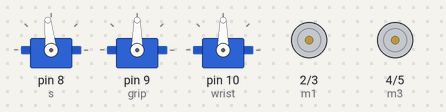
Simulated run of this sketch. Board: Arduino Uno, built with avr-gcc and run on an emulated ATmega328P. On the bench: 3 × servo, motor-driver pin pairs drawn as motors (green arrow = first pin HIGH = forward, orange = second pin HIGH = backward, longer = more drive).

Above: at 0.1 s.
At 1.6 s:
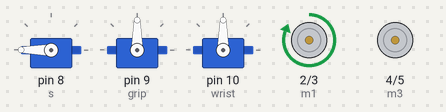
At 4.4 s:
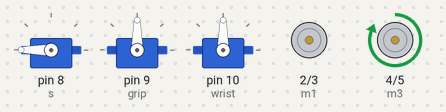
At 12.4 s:
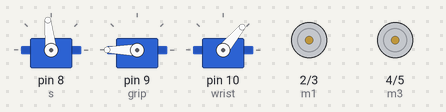
At 20.6 s:
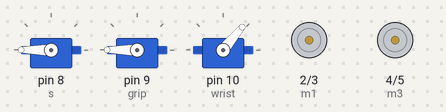
At 38.4 s:
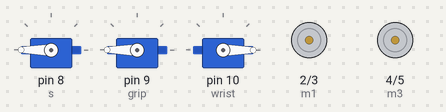
Timing chart, 0 to 40.0 s (numbered marks = the images above):
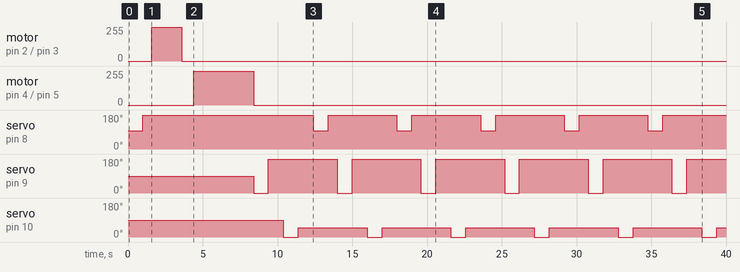

The sketch:

Final_Right_Arm.ino
```cpp
#include <Servo.h>
Servo s ;
Servo grip ;
Servo wrist ;
//variables
short int valRead = 0;

const int m1 = 2 ;
const int m2 = 3 ;
const int m3 = 4 ;
const int m4 = 5 ;


 int a = 1;
int b = 1 ;

void setup() {


  pinMode(m1, OUTPUT);
  pinMode(m2, OUTPUT);
  pinMode(m3, OUTPUT);
  pinMode(m4, OUTPUT);
  s.attach(8);// 9 10
  grip.attach(9);
  wrist.attach(10);


}

/*

   digitalWrite(m1,0);
    digitalWrite(m2,1);
     digitalWrite(m3,0);
      digitalWrite(m4,1);

  ///

  }
      digitalWrite(m1,0);
    digitalWrite(m2,0);
     digitalWrite(m3,0);
      digitalWrite(m4,0);

  //proportionality between input and output value
  while (valRead >= valTarget && abs(valRead - valTarget) >  diff_error) {
    valRead = (((float)analogRead(potMT) - minPot) / (maxPot - minPot)) * maxValIn;
    //run motor
   digitalWrite(m1,1);
    digitalWrite(m2,0);
     digitalWrite(m3,1);
      digitalWrite(m4,0);
  }
      digitalWrite(m1,0);
    digitalWrite(m2,0);
     digitalWrite(m3,0);
      digitalWrite(m4,0);
  }

  //loop

*/
void loop() {
  s.write(96);
  delay (1000);
  s.write(180);
  delay(96);
  delay(500);


  if (a == 1)
  {
    digitalWrite(m1, 1);
    digitalWrite(m2, 0);
    digitalWrite(m3, 0);
    digitalWrite(m4, 0);
    delay(2000);
    digitalWrite(m1, 0);
    digitalWrite(m2, 0);
    digitalWrite(m3, 0);
    digitalWrite(m4, 0);
    delay(800);

    a = 2;
  }

   if (b == 1)
{
  digitalWrite(m3, 1);
  digitalWrite(m4, 0);
  delay(4000);

    digitalWrite(m3,0);
  digitalWrite(m4,0);

  b = 2;


}

grip.write(0);
delay(1000);
grip.write(180);
delay(1000);

wrist.write(0);
delay(1000);
wrist.write(50);
delay(1000);


}
```

Measured:
- by itself, motor on pin 2 (m1) / pin 3 (m2): stopped → forward 255/255 at 1.6 s, → stopped 2.0 s later
- by itself, motor on pin 4 (m3) / pin 5 (m4): stopped → forward 255/255 at 4.4 s, → stopped 4.0 s later
- by itself, servo on pin 8 (s): repeats every 5.6 s: 96° 1.0 s, 180° 4.6 s
- by itself, servo on pin 9 (grip): alternates 180° for 4.6 s and 0° for 1.0 s
- by itself, servo on pin 10 (wrist): 90° → 0° at 10.4 s, → 50° 1.0 s later, → 0° 4.6 s later, → 50° 1.0 s later, … (12 changes in this stretch)
